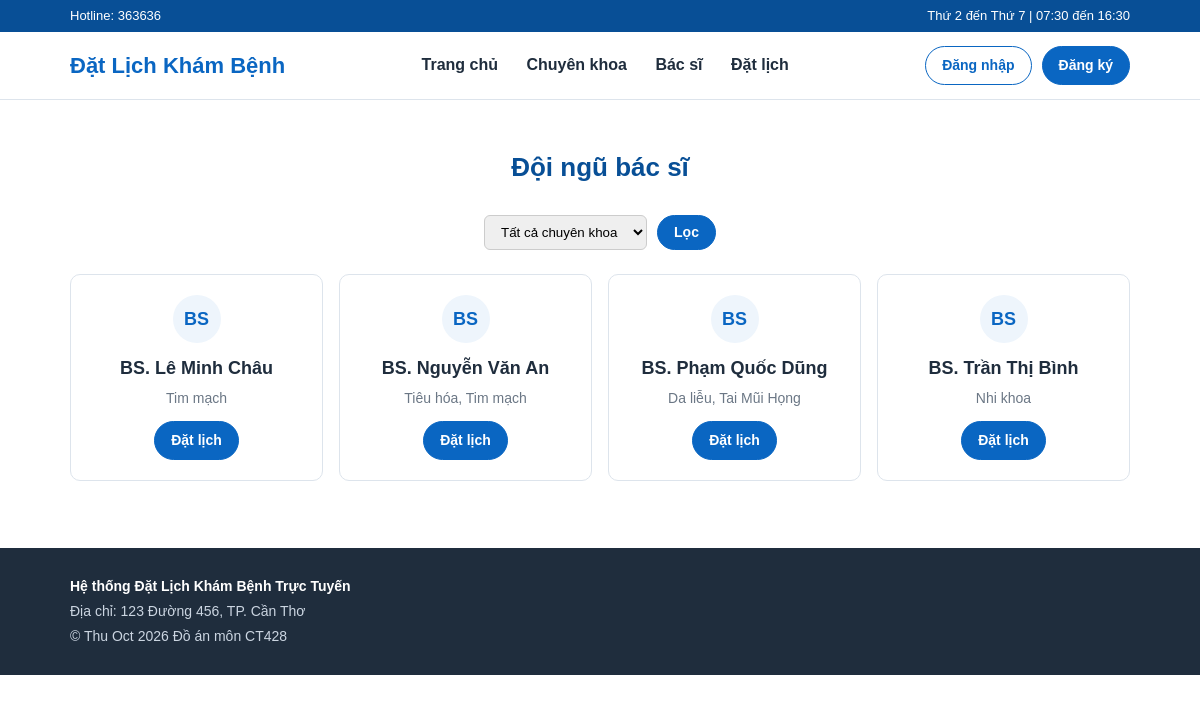
The page /bac_si.php on the database its author committed.
### tables this page shows
CREATE TABLE NGUOI_DUNG (
    manguoidung INT UNSIGNED AUTO_INCREMENT PRIMARY KEY,
    mavaitro TINYINT UNSIGNED NOT NULL,
    hoten VARCHAR(100) NOT NULL,
    sdt VARCHAR(15) NOT NULL UNIQUE,
    email VARCHAR(100) NULL UNIQUE,
    matkhau VARCHAR(255) NOT NULL,
    ngaysinh DATE NULL,
    gioitinh ENUM('nam', 'nu') NULL DEFAULT NULL,
    diachi VARCHAR(255) NULL,
    ngaytao DATETIME NOT NULL DEFAULT CURRENT_TIMESTAMP,
    trangthai ENUM('hoat_dong', 'bi_khoa') NOT NULL DEFAULT 'hoat_dong',

    CONSTRAINT fk_nguoi_dung_vai_tro
        FOREIGN KEY (mavaitro)
        REFERENCES VAI_TRO (mavaitro)
        ON UPDATE CASCADE
        ON DELETE RESTRICT
);

### includes/truy_van.php (called while the page is built, shortened)
<?php
function lay_bac_si($conn, $id_chuyenkhoa = 0) {
    $stmt = $conn->prepare(
        "SELECT n.manguoidung AS ID, n.hoten AS HoTen,
                GROUP_CONCAT(ck.tenchuyenkhoa ORDER BY ck.tenchuyenkhoa SEPARATOR ', ') AS ChuyenKhoa
         FROM BAC_SI b
         JOIN NGUOI_DUNG n ON n.manguoidung = b.manguoidung
         LEFT JOIN BAC_SI_CHUYEN_KHOA bc ON bc.manguoidung = b.manguoidung
         LEFT JOIN CHUYEN_KHOA ck ON ck.machuyenkhoa = bc.machuyenkhoa
         WHERE n.trangthai = 'hoat_dong'
           AND (? = 0 OR EXISTS (
                SELECT 1 FROM BAC_SI_CHUYEN_KHOA x
                WHERE x.manguoidung = b.manguoidung AND x.machuyenkhoa = ?
           ))
         GROUP BY n.manguoidung, n.hoten
         ORDER BY n.hoten"
    );
    $stmt->bind_param("ii", $id_chuyenkhoa, $id_chuyenkhoa);
    $stmt->execute();
    return $stmt->get_result()->fetch_all(MYSQLI_ASSOC);
}

### bac_si.php (the view, shortened to what this page needs)
<?php
require_once 'includes/khoitao.php';
$id_chuyenkhoa = (int)($_GET['chuyenkhoa'] ?? 0);
$ds_bacsi = lay_bac_si($conn, $id_chuyenkhoa);
hien_dau_trang('Đội ngũ bác sĩ');
?>
<section class="khu rong">
    <h2 class="tieu-de-khu">Đội ngũ bác sĩ</h2>
    <form method="get" class="bo-loc">
        <select name="chuyenkhoa">
            <option value="0">Tất cả chuyên khoa</option>
        </select>
        <button type="submit" class="nut-nho">Lọc</button>
    </form>
    <?php if (count($ds_bacsi) == 0): ?>
        <p class="trong">Không có bác sĩ nào thuộc chuyên khoa này.</p>
    <?php else: ?>
        <div class="luoi">
            <?php
            foreach ($ds_bacsi as $bs) {
                hien_the('BS', $bs['HoTen'], $bs['ChuyenKhoa'], 'dat_lich.php?bacsi=' . $bs['ID'], 'Đặt lịch');
            }
            ?>
        </div>
    <?php endif; ?>
</section>
<?php
hien_cuoi_trang();

### includes/giao_dien.php (shortened to what this page needs)
<?php
function h($s) {
    return htmlspecialchars($s ?? '', ENT_QUOTES, 'UTF-8');
}
function hien_dau_trang($tieude) {
    ?>
<!DOCTYPE html>
<html lang="vi">
<head>
    <link rel="stylesheet" href="style.css">
</head>
<body>
<div class="thanh-tren">
    <div class="rong">
        <span>Hotline: 363636</span>
        <span>Thứ 2 đến Thứ 7 | 07:30 đến 16:30</span>
    </div>
</div>
<header class="dau-trang">
    <div class="rong dau-trang-ben-trong">
        <a href="index.php" class="logo"> Đặt Lịch Khám Bệnh</a>
        <nav class="menu">
            <a href="index.php">Trang chủ</a>
            <a href="index.php#chuyen-khoa">Chuyên khoa</a>
            <a href="bac_si.php">Bác sĩ</a>
            <a href="dat_lich.php">Đặt lịch</a>
        </nav>
        <div class="tai-khoan">
            <?php hien_khu_tai_khoan(); ?>
        </div>
    </div>
</header>
<main>
    <?php
}
function hien_khu_tai_khoan() {
    ?>
    <?php if (isset($_SESSION['id'])): ?>
        <span>Xin chào, <a href="thong_tin_ca_nhan.php"><strong><?php echo h($_SESSION['hoten']); ?></strong></a></span>
        <a href="xuly/xuly_dang_xuat.php" class="nut-nho nut-vien">Đăng xuất</a>
    <?php else: ?>
        <a href="dang_nhap.php" class="nut-nho nut-vien">Đăng nhập</a>
        <a href="dang_ky.php" class="nut-nho">Đăng ký</a>
    <?php endif; ?>
    <?php
}
function hien_cuoi_trang() {
    ?>
</main>
<footer class="chan-trang">
    <div class="rong">
        <p><strong>Hệ thống Đặt Lịch Khám Bệnh Trực Tuyến</strong></p>
        <p>Địa chỉ: 123 Đường 456, TP. Cần Thơ</p>
        <p>&copy; <?php echo date('D '); echo date('M '); echo date('Y'); ?> Đồ án môn CT428</p>
    </div>
</footer>
</body>
</html>
    <?php
}
    ?>
    <?php
function hien_the($bieutuong, $tieude, $mota = '', $lienket = '', $chu_lienket = '') {
    ?>
    <div class="the">
        <div class="vong"><?php echo h($bieutuong); ?></div>
        <h3><?php echo h($tieude); ?></h3>
        <?php if ($mota != ""): ?>
            <p><?php echo h($mota); ?></p>
        <?php endif; ?>
        <?php if ($lienket != ""): ?>
            <a href="<?php echo h($lienket); ?>" class="nut-nho"><?php echo h($chu_lienket); ?></a>
        <?php endif; ?>
    </div>
    <?php
}
    ?>

### style.css (style rules this page uses)
:root { --chinh: #0a66c2; --chinh-dam: #084f96; --nen-nhat: #eef5fc; --chu: #1f2d3d; --xam: #6b7785; --vien: #dde4ec; }
* { box-sizing: border-box; }
body { margin: 0; font-family: Arial, sans-serif; color: var(--chu); background: #fff; line-height: 1.5; }
a { color: var(--chinh); }
main { min-height: 50vh; }
.rong { max-width: 1100px; margin: 0 auto; padding: 0 20px; }
.thanh-tren { background: var(--chinh-dam); color: #fff; font-size: 13px; padding: 6px 0; }
.thanh-tren .rong { display: flex; justify-content: space-between; flex-wrap: wrap; gap: 4px 16px; }
.dau-trang { background: #fff; border-bottom: 1px solid var(--vien); }
.dau-trang-ben-trong { display: flex; align-items: center; justify-content: space-between; flex-wrap: wrap; gap: 12px; padding-top: 14px; padding-bottom: 14px; }
.logo { font-size: 22px; font-weight: bold; color: var(--chinh); text-decoration: none; }
.menu a { margin: 0 12px; color: var(--chu); text-decoration: none; font-weight: bold; }
.tai-khoan { display: flex; align-items: center; gap: 10px; font-size: 14px; }
.nut-nho { padding: 8px 16px; background: var(--chinh); color: #fff; border: 1px solid var(--chinh); border-radius: 20px; font-size: 14px; font-weight: bold; text-decoration: none; }
.nut-vien { background: #fff; color: var(--chinh); }
.chan-trang { background: var(--chu); color: #cbd5e1; margin-top: 48px; padding: 24px 0; font-size: 14px; }
.chan-trang p { margin: 4px 0; }
.chan-trang strong { color: #fff; }
.khu { padding-top: 48px; padding-bottom: 8px; }
.tieu-de-khu { text-align: center; font-size: 26px; margin: 0 0 28px; color: var(--chinh-dam); }
.luoi { display: grid; gap: 16px; grid-template-columns: repeat(auto-fit, minmax(220px, 1fr)); }
.the { border: 1px solid var(--vien); border-radius: 10px; padding: 20px; text-align: center; background: #fff; }
.the h3 { margin: 12px 0 6px; font-size: 18px; }
.the p { margin: 0; color: var(--xam); font-size: 14px; }
.vong { width: 48px; height: 48px; line-height: 48px; margin: 0 auto; border-radius: 50%; background: var(--nen-nhat); color: var(--chinh); font-weight: bold; font-size: 18px; }
.the .nut-nho { display: inline-block; margin-top: 12px; }
.bo-loc { display: flex; justify-content: center; gap: 10px; margin-bottom: 24px; }
.bo-loc select { padding: 8px 12px; border: 1px solid #ccc; border-radius: 6px; }
.bo-loc button { cursor: pointer; }

### rows shown on the page
nguoi_dung: hoten "BS. Lê Minh Châu", mota "Tim mạch"
nguoi_dung: hoten "BS. Nguyễn Văn An", mota "Tiêu hóa, Tim mạch"
nguoi_dung: hoten "BS. Phạm Quốc Dũng", mota "Da liễu, Tai Mũi Họng"
nguoi_dung: hoten "BS. Trần Thị Bình", mota "Nhi khoa"
